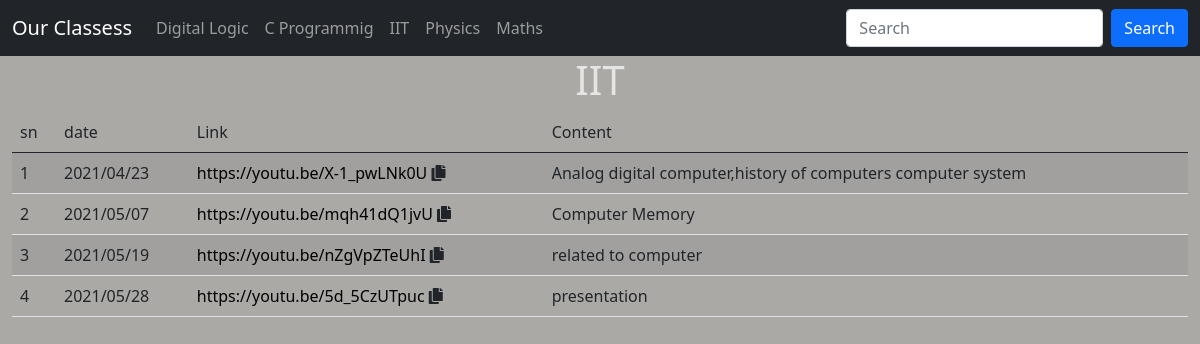
The app's page /iit with its own data.
### recordings/models.py (models this page shows, shortened)
class Record(models.Model):
	subjects = [
		('physics','Physics'),
		('math','Maths'),
		('C','C Programming'),
		('IIT','IIT'),
		('DL','Digital Logic'),
	]
	subject = models.CharField(max_length=50,choices=subjects)
	date = models.CharField(max_length=20,default="")
	link = models.CharField(max_length=500)
	content = models.TextField(max_length=500)

### recordings/views.py (the view)
# urls.py: path('iit',views.iit,name="IIT"),
def iit(requests):
	subjectCode = 3
	if requests.method == 'GET':
		query = requests.GET.get('search','')
		values =  getSubjectValues(subjectCode,query)
	else:
		values = getSubjectValues(subjectCode)
	return render(requests,'subjects.html',values)

### recordings/views.py (called while the page is built)
def getSubjectValues(subjectCode,query=''):
	return {
		'subject':Record.subjects[subjectCode][1],
		'records': Record.objects.filter(subject=Record.subjects[subjectCode][0],
			content__contains=query),
		'searchedTerm':query
	}

### recordings/templates/subjects.html (shortened to what this page needs)
<!doctype html>
<html lang="en">
  <head>
    <link href="https://cdn.jsdelivr.net/npm/bootstrap@5.0.0-beta3/dist/css/bootstrap.min.css" rel="stylesheet">
    <link rel="stylesheet" href="https://use.fontawesome.com/releases/v5.0.13/css/all.css">
  </head>
  <body>
    <nav class="navbar navbar-expand-lg navbar-dark bg-dark">
  <div class="container-fluid">
    <a class="navbar-brand" href="#">Our Classess</a>
    <div class="collapse navbar-collapse" id="navbarSupportedContent">
      <ul class="navbar-nav me-auto mb-2 mb-lg-0">
        <li class="nav-item">
          <a class="nav-link {{dl_active}}" aria-current="page" href="dl">Digital Logic</a>
        </li>
        <li class="nav-item {{c_active}}">
          <a class="nav-link" href="c">C Programmig</a>
        </li>
        <li class="nav-item {{iit_active}}">
          <a class="nav-link" href="iit">IIT</a>
        </li>
        <li class="nav-item {{c_active}}">
          <a class="nav-link" href="physics">Physics</a>
        </li>
        <li class="nav-item {{c_active}}">
          <a class="nav-link" href="maths">Maths</a>
        </li>
      </ul>
      <form class="d-flex" method="get">
        <input class="form-control me-2" type="search" name="search" placeholder="Search" aria-label="Search" value="{{searchedTerm}}">
        <button class="btn btn-primary" type="submit">Search</button>
      </form>
    </div>
  </div>
</nav>
    <h1 class="text-center">{{subject}}</h1>
    <div class="container-fluid">
        <div class="subject-table">
            <table class="table table-striped">
                <thead>
                    <td>sn</td>
                    <td>date</td>
                    <td>Link</td>
                    <td>Content</td>
                </thead>
                {% for record in records %}
                <tr>
                    <td>{{forloop.counter}}</td>
                    <td>{{record.date}}</td>
                    <td><a href="{{record.link}}" target="_blank"><span id="link{{forloop.counter}}">{{record.link}}</span></a> <i class="fas fa-copy" onclick="copy('link{{forloop.counter}}')"></i></td>
                    <td>{{record.content}}</td>
                </tr>
                {% endfor %}
            </table>
        </div>
    </div>
  </body>
</html>

### recordings/templates/subjects.html (style rules this page uses)
body { background-color: rgb(171, 169, 166); color: rgb(229, 230, 228); }
a { text-decoration: none; color:#000; }

### records on screen
Record: date "2021/04/23", link "https://youtu.be/X-1_pwLNk0U", content "Analog digital computer,history of computers computer system"
Record: date "2021/05/07", link "https://youtu.be/mqh41dQ1jvU", content "Computer Memory"
Record: date "2021/05/19", link "https://youtu.be/nZgVpZTeUhI", content "related to computer"
Record: date "2021/05/28", link "https://youtu.be/5d_5CzUTpuc", content "presentation"

### other values on screen
{{ subject }} "IIT"
